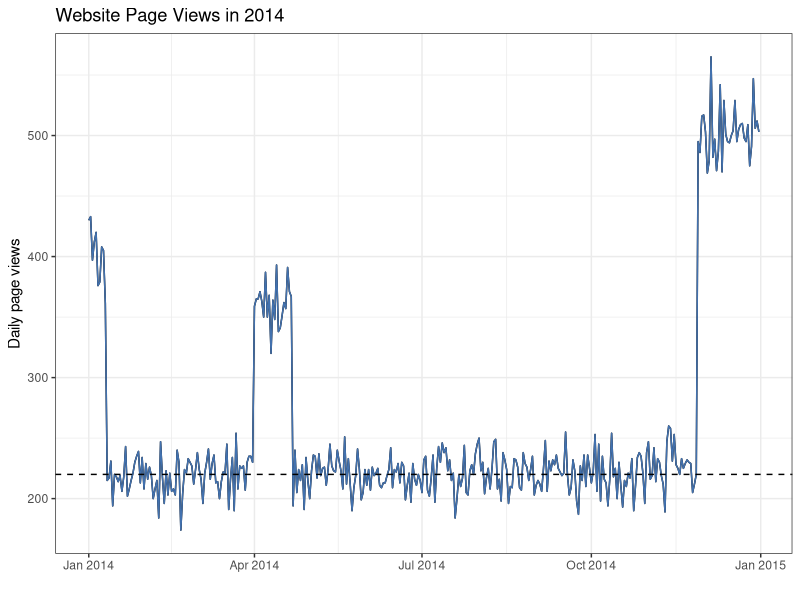

Reproduce this figure in R.
## ---- chunk 1
set.seed(567)

# Sample of 30 (29 from the Poisson distribution and an outlier of 260)
sample1 <- c(rpois(29, lambda = 220), 260)

# Sample of 10 (9 from the Poisson distribution and an outlier of 260)
sample2 <- c(rpois(9, lambda = 220), 260)
## ---- chunk 2
# Simulate some data for 2014, with mean page views of 220 per day.
days <- seq(as.Date("2014/1/1"), as.Date("2014/12/31"), "days")
page.views <- rpois(365, lambda = 220)
views <- data.frame(days, page.views)

# Generate post Christmas sale peak period (January 1-10) with mean page views of 400 per day.
views$page.views[views$days >= "2014/01/01" & views$days <= "2014/01/10"] <- rpois(10, lambda = 400)

# Generate Easter peak period (April 1-21) with mean page views of 350 per day.
views$page.views[views$days >= "2014/04/01" & views$days <= "2014/04/21"] <- rpois(21, lambda = 350)

# Generate Black Friday and Christmas peak periods (November 28-December 31) mean page views of 500 per day.
views$page.views[views$days >= "2014/11/28" & views$days <= "2014/12/31"] <- rpois(34, lambda = 500)
## ---- chunk 3
require(ggplot2); require(knitr); require(magrittr)
opts_chunk$set(fig.path='/figure/',echo=FALSE, warning=FALSE, message=FALSE)

qplot(days, page.views, data = views, geom = "line") %>%
    add(geom_line(colour = "#4271AE")) %>%
    add(ggtitle('Website Page Views in 2014')) %>%
    add(xlab('')) %>%
    add(ylab('Daily page views')) %>%
    add(geom_hline(yintercept=220, linetype="dashed")) %>%
    add(theme_bw())
